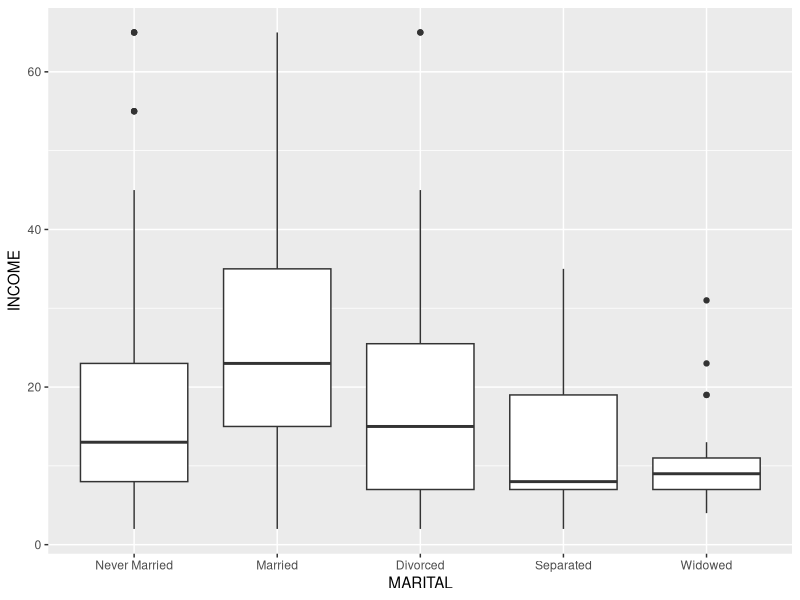
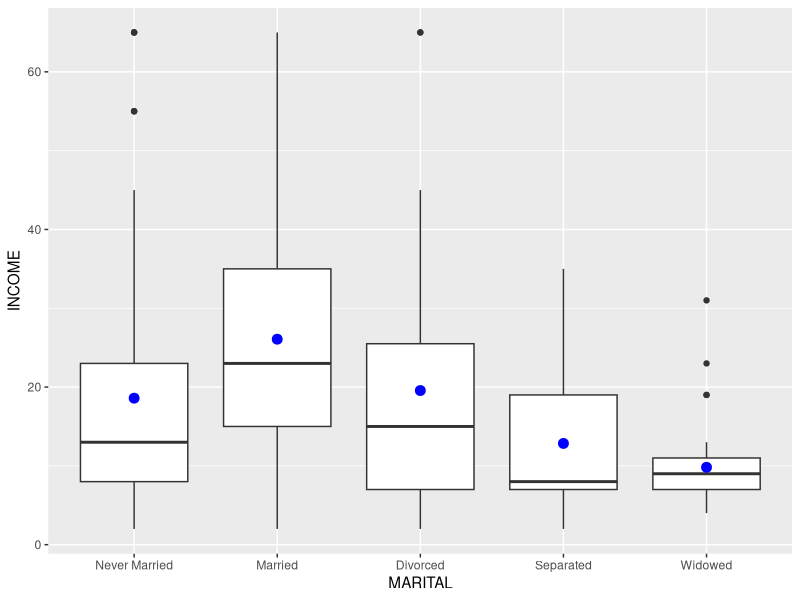
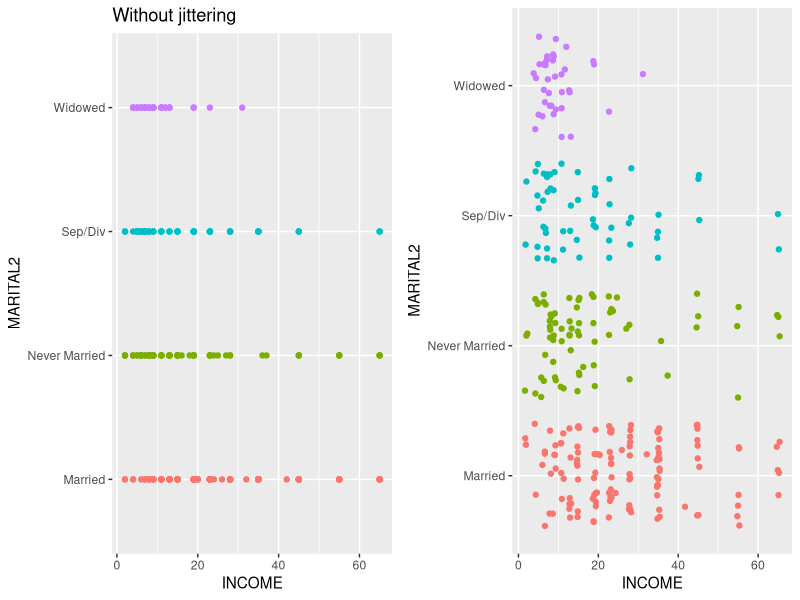
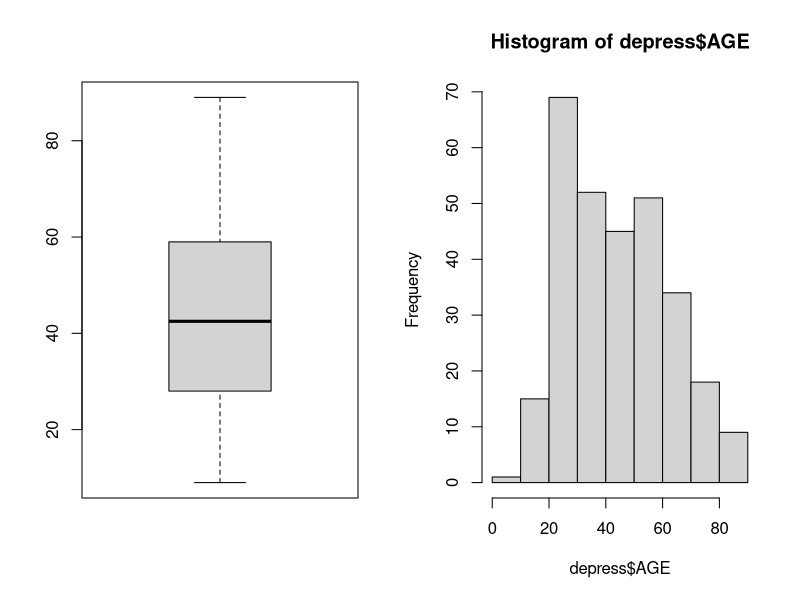

Write the R code that produced these figures, in order.
## ---- chunk 1
library(dplyr)
library(ggplot2)  
depress <- read.table("data/Depress.txt", sep="\t", header=TRUE)  
## ---- chunk 2
table(depress$MARITAL)
str(depress$MARITAL)
class(depress$MARITAL)
## ---- chunk 3
depress$MARITAL <- factor(depress$MARITAL, 
                          labels = c("Never Married", "Married", "Divorced", "Separated", "Widowed"))
## ---- chunk 4
table(depress$MARITAL)
class(depress$MARITAL)
## ---- chunk 5
qplot(y=INCOME, x=MARITAL, data=depress, geom="boxplot")
## ---- chunk 6
qplot(y=INCOME, x=MARITAL, data=depress, geom="boxplot") + 
   stat_summary(fun.y=mean, colour="blue", size=3, geom="point")
## ---- chunk 7
table(depress$MARITAL)
## ---- chunk 8
library(car)
depress$MARITAL2 <- recode(depress$MARITAL, "'Divorced' = 'Sep/Div'; 'Separated' = 'Sep/Div'")
## ---- chunk 9
table(depress$MARITAL, depress$MARITAL2, useNA="always")
## ---- chunk 10
library(gridExtra)
a <- qplot(x=MARITAL2, y=INCOME, data=depress, col=MARITAL2, geom="point", main = "Without jittering") + 
           coord_flip() + theme(legend.position="none")
b <- ggplot(depress, aes(x=INCOME, y=MARITAL2, color=MARITAL2), main="With jittering") +
            geom_point(position=position_jitter()) + theme(legend.position="none")
grid.arrange(a, b, ncol=2)
## ---- chunk 11
par(mfrow=c(1,2))
boxplot(depress$AGE)
hist(depress$AGE)
## ---- chunk 12
summary(depress$AGE)
## ---- chunk 13
depress$AGE <- ifelse(depress$AGE==9, 19, depress$AGE)
## ---- chunk 14
depress$AGE[depress$AGE==9] <- 19
## ---- chunk 15
summary(depress$AGE)
